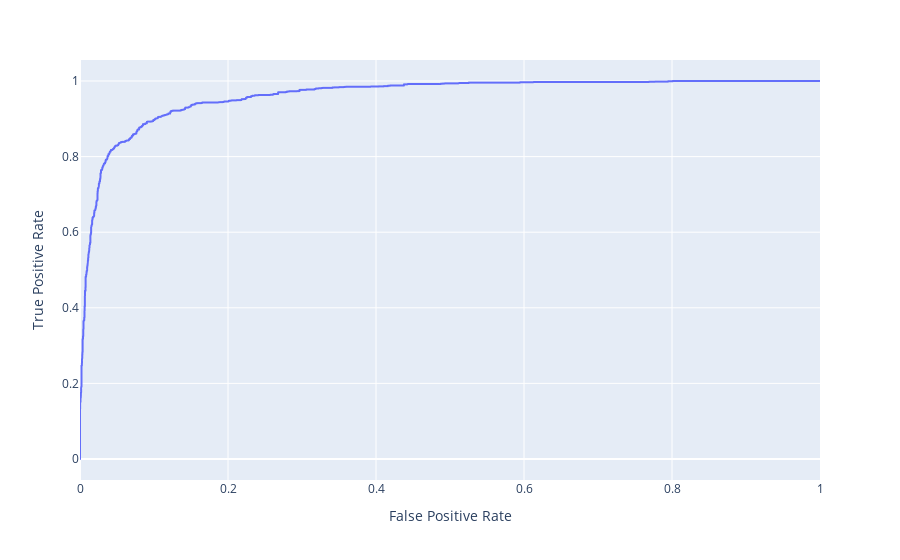

The code cell stored with this chart in its notebook:
### Markdown cell above
<!-- END QUESTION -->

<!-- BEGIN QUESTION -->

### Question 9: ROC Curve

In most cases we won't be able to get 0 false positives and 0 false negatives, so we have to compromise. For example, in the case of cancer screenings, false negatives are comparatively worse than false positives — a false negative means that a patient might not discover that they have cancer until it's too late, whereas a patient can just receive another screening for a false positive.

Recall that logistic regression calculates the probability that an example belongs to a certain class. Then, to classify an example we say that an email is spam if our classifier gives it $\ge 0.5$ probability of being spam. However, *we can adjust that cutoff*: we can say that an email is spam only if our classifier gives it $\ge 0.7$ probability of being spam, for example. This is how we can trade off false positives and false negatives.

The ROC curve shows this trade off for each possible cutoff probability. In the cell below, plot a ROC curve for your final classifier (the one you use to make predictions for Gradescope) on the training data. Refer to Lecture 19 or [Section 17.7](https://www.textbook.ds100.org/ch/17/classification_sensitivity_specificity.html) of the course text to see how to plot an ROC curve.

<!--
BEGIN QUESTION
name: q9
manual: True
points: 3
-->

### Code cell
from sklearn.metrics import roc_curve
import plotly.express as px

# Note that you'll want to use the .predict_proba(...) method for your classifier
# instead of .predict(...) so you get probabilities, not classes

predictions_probs = model.predict_proba(Xtrain)[:, 1]
false_positive_rate_values, sensitivity_values, thresholds = roc_curve(Ytrain, predictions_probs, pos_label=1)
fig = px.line(x=false_positive_rate_values, y = sensitivity_values, hover_name=thresholds)
fig.update_xaxes(title="False Positive Rate")
fig.update_yaxes(title="True Positive Rate")
fig

### Figure 1 — Plotly figure (JSON) as saved in the notebook; plotly's stock layout.template omitted (floating-point values rounded to 4 significant figures; data arrays with more than 128 entries replaced by an {"elided": "..."} marker saying what was removed)
{"data": [{"hoverlabel": {"namelength": 0}, "hovertemplate": "<b>%{hovertext}</b><br><br>x=%{x}<br>y=%{y}", "hovertext": {"elided": "2674 float values"}, "legendgroup": "", "line": {"color": "#636efa", "dash": "solid"}, "mode": "lines", "name": "", "showlegend": false, "type": "scattergl", "x": {"elided": "2674 float values"}, "xaxis": "x", "y": {"elided": "2674 float values"}, "yaxis": "y"}], "layout": {"legend": {"tracegroupgap": 0}, "margin": {"t": 60}, "xaxis": {"anchor": "y", "domain": [0, 1], "title": {"text": "False Positive Rate"}}, "yaxis": {"anchor": "x", "domain": [0, 1], "title": {"text": "True Positive Rate"}}}}
